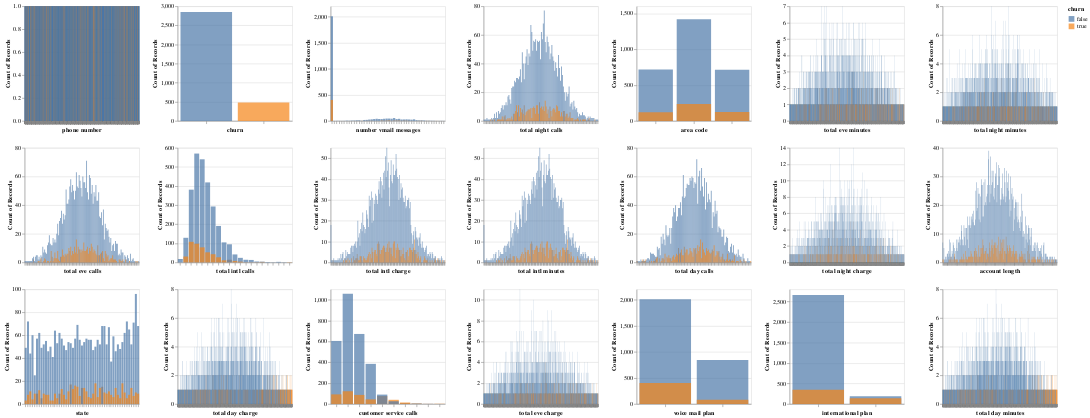

Notebook cell for this chart:
### Code cell
alt.Chart(df).mark_bar().encode(
    alt.X(alt.repeat(), type='nominal', axis=alt.Axis(labels=False)),
    alt.Y('count()', stack=False),
    color='churn',
    opacity=alt.value(0.7)
).properties( 
    width=200, 
    height=200 
).repeat( 
    list(set(train_df.columns) - set("phone number")),
    columns=7
)

### Figure 1 — Vega-Lite specification as saved in the notebook (floating-point values rounded to 4 significant figures; data arrays with more than 128 entries replaced by an {"elided": "..."} marker saying what was removed)
{"config": {"view": {"continuousWidth": 300, "continuousHeight": 300}}, "repeat": ["phone number", "churn", "number vmail messages", "total night calls", "area code", "total eve minutes", "total night minutes", "total eve calls", "total intl calls", "total intl charge", "total intl minutes", "total day calls", "total night charge", "account length", "state", "total day charge", "customer service calls", "total eve charge", "voice mail plan", "international plan", "total day minutes"], "spec": {"data": {"name": "data-8c2d741e10b386e7ea45637914c8064b"}, "mark": {"type": "bar"}, "encoding": {"color": {"field": "churn", "type": "nominal"}, "opacity": {"value": 0.7}, "x": {"axis": {"labels": false}, "field": {"repeat": "repeat"}, "type": "nominal"}, "y": {"aggregate": "count", "stack": false, "type": "quantitative"}}, "height": 200, "width": 200}, "columns": 7, "$schema": "https://vega.github.io/schema/vega-lite/v5.16.3.json", "datasets": {"data-8c2d741e10b386e7ea45637914c8064b": {"elided": "3333 records"}}}
